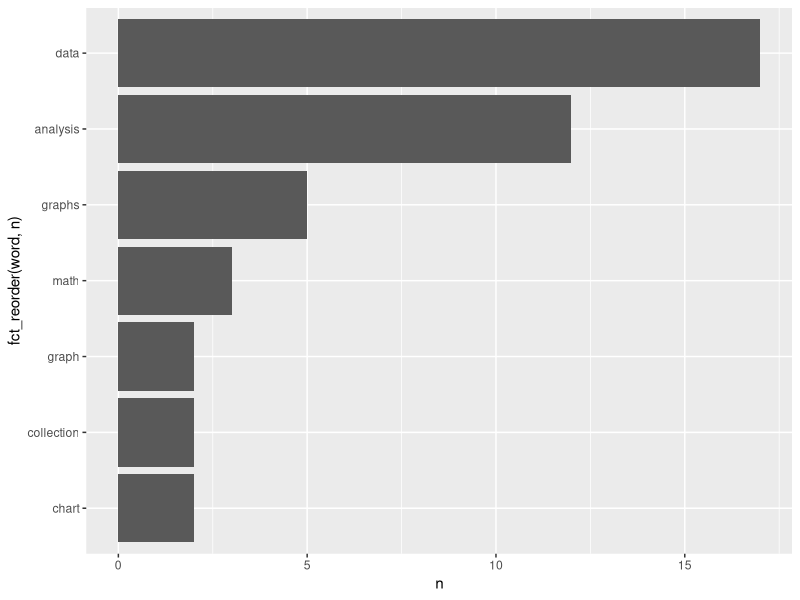
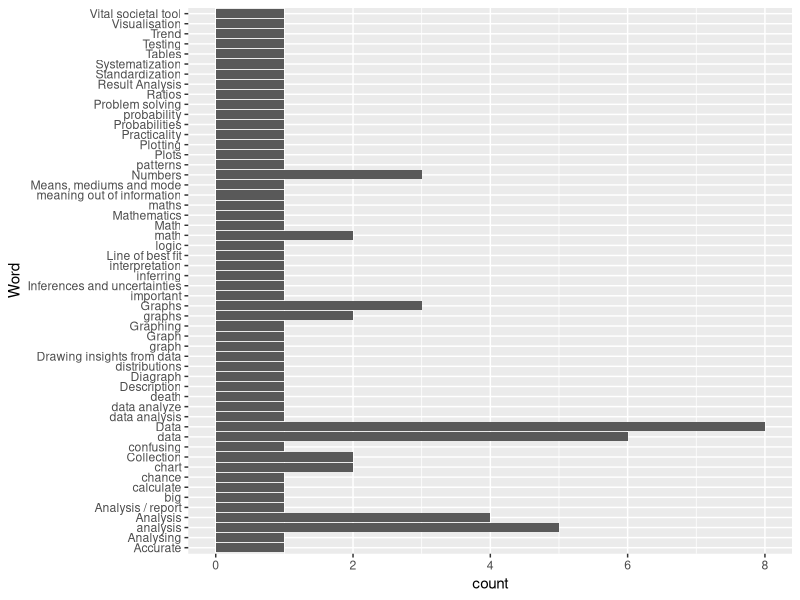
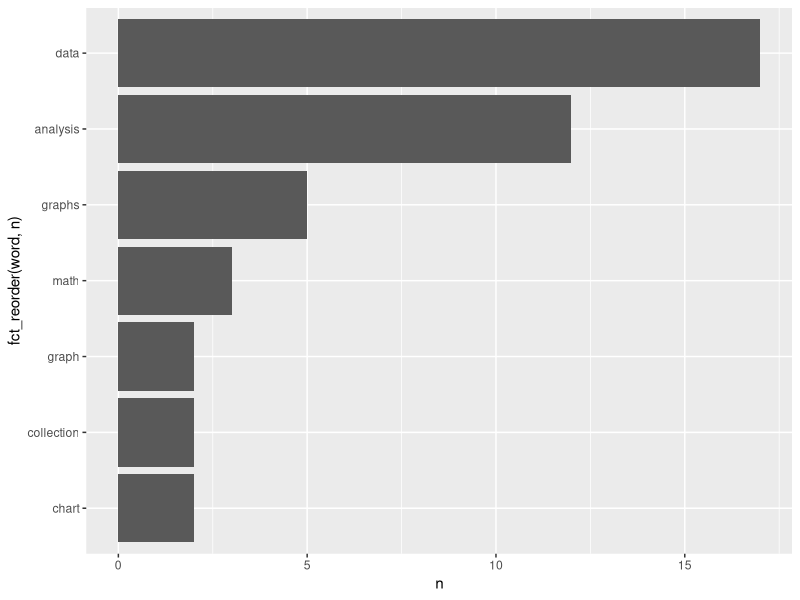
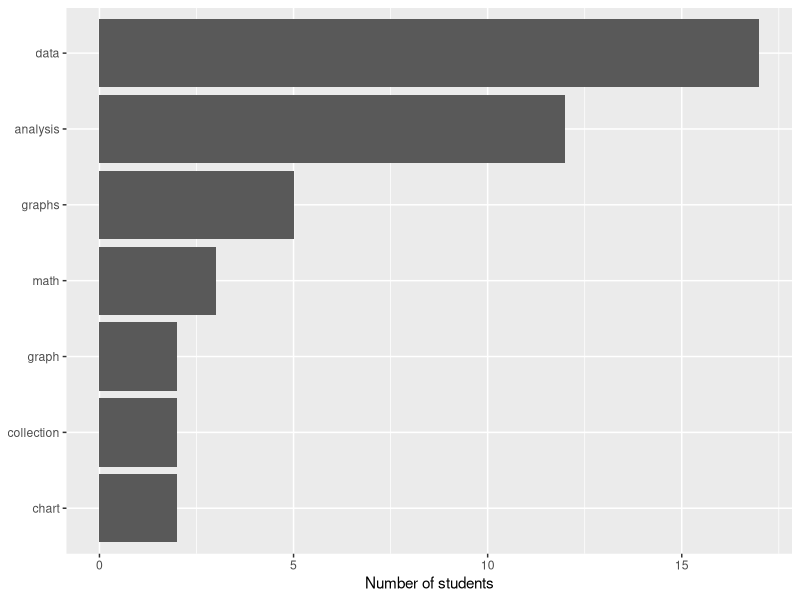

Reproduce these figures in R, in order. (Note: this script raises an error after producing the figures.)
library(tidyverse)
library(tidytext)

threewords <- read_csv('stories/three_words/three_words.csv')

threewords

word_list <- threewords |>
  pivot_longer(-Timestamp,
               names_to="Which",
               values_to="Word")
word_list

word_list |>
  mutate(word = str_to_lower(Word)) |>
  unnest_tokens(word, word) |>
  anti_join(stop_words) |>
  count(word) |>
  filter(n > 1) |>
  ggplot() +
  geom_col(mapping=aes(y=fct_reorder(word, n), x=n))




ggplot(data=word_list) +
  geom_bar(mapping=aes(y=Word))

word_list |>
  mutate(word = str_to_lower(Word)) |>
  unnest_tokens(word, word) |>
  anti_join(stop_words) |>
  count(word) |>
  filter(n > 1) |>
  ggplot() +
  geom_col(mapping=aes(y=fct_reorder(word, n), x=n))


words <- word_list |>
  mutate(word = str_to_lower(Word)) |>
  unnest_tokens(word, word) |>
  anti_join(stop_words) |>
  count(word)

words |>
  arrange(desc(n)) |>
  print(n=30)

words |>
  filter(n > 1) |>
  ggplot() +
  geom_col(aes(y=fct_reorder(word, n, identity), x=n)) +
  labs(y=NULL, x="Number of students")






three_words <- read_csv("stories/three_words/What do you think statistics is (Responses) - Form Responses 1.csv")
three_words %>%
  mutate(Timestamp = lubridate::mdy_hms(Timestamp)) %>%
  filter(Timestamp > '2022-01-01') %>%
  write_csv("stories/three_words/three_words.csv")

shortened <- words %>% select(word) %>% filter(!str_ends(word, "s")) %>%
  mutate(short = word, word = paste0(word, 's')) %>%
  unique()

words %>% left_join(shortened) %>%
  mutate(word = ifelse(!is.na(short), short, word)) %>%
  count(word) -> words

mutate(stem_word = hunspell_stem(word, dict=dictionary("en_AU")))

dist <- as.matrix(stringdistmatrix(words$word, method="lv"))
rownames(dist) <- words$word
colnames(dist) <- words$word
plot(hclust(as.dist(dist)))

mutate(check = hunspell_check(word, dict = dictionary("en_AU")))
mutate(stem_word = hunspell_stem(word, dist=dictionary("en_AU"))) %>%
  unnest(stem_word)

group_by(word) %>% summarise(n = first(n), stem = stem_word[which.min(nchar(stem_word))]) %>%
  mutate(stem = ifelse(stem == "ma", "mathematics", stem),
         stem = ifelse(stem == "graphs", "graph", stem))

count(word) %>%
  as.data.frame()
